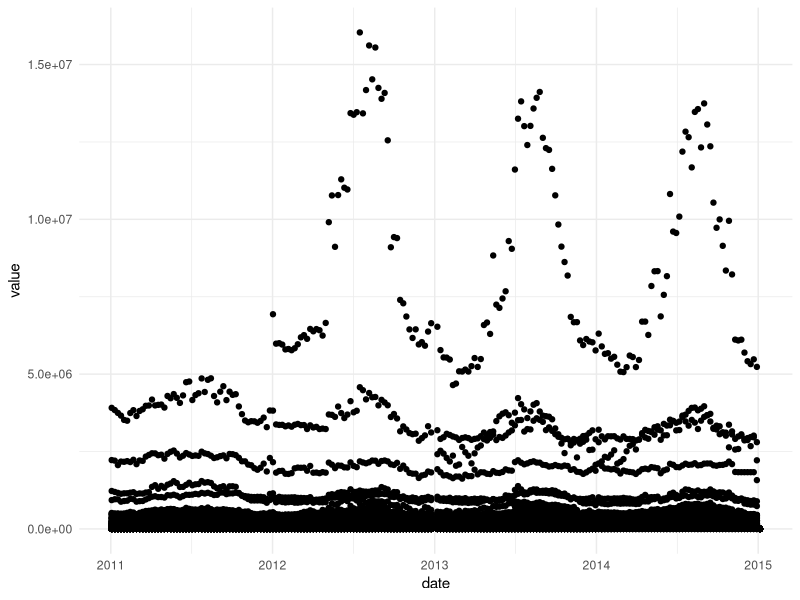
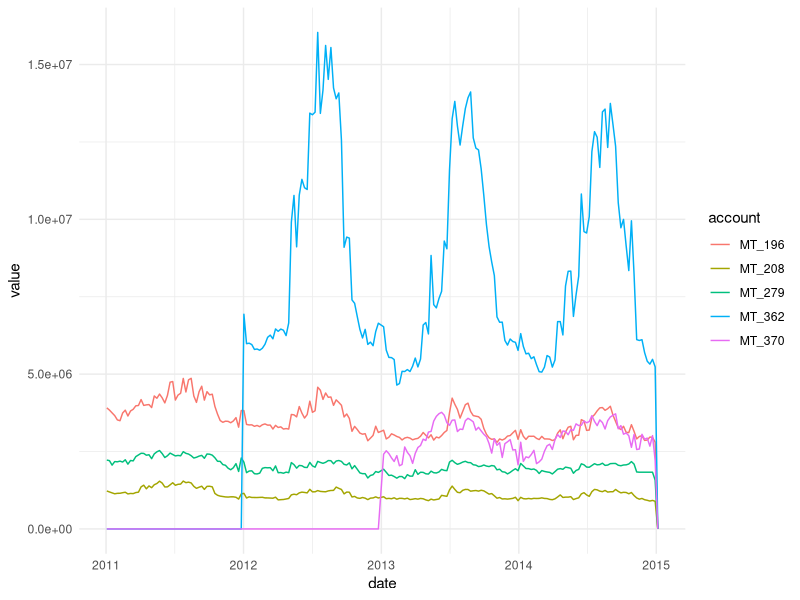

These figures' R source, in order:
## ---- chunk 1
knitr::opts_chunk$set(echo = TRUE, message = F, warning = F)
## ---- chunk 2
library(tidyverse)
library(lubridate)
## ---- chunk 3
data <- read_csv("../raw_data/weekly_usage.csv")
## ---- chunk 4
data <- data %>%
  mutate(
    date = lubridate::parse_date_time(paste(year, week, 1, sep="/"),'Y/W/w')
  ) %>%
  select(date, account, value, t)
## ---- chunk 5
data %>%
   ggplot(aes(x = date, y = value)) +
   geom_point() +
  theme_minimal()
## ---- chunk 6
top_5_accounts <- data %>%
  group_by(account) %>%
  summarize(
    total_val = sum(value)
  ) %>%
  arrange(desc(total_val)) %>%
  slice(1:5) %>%
  pull(account)

data %>%
  filter(
    account %in% top_5_accounts
  ) %>%
   ggplot(aes(x = date, y = value, color = account)) +
   geom_line() +
  theme_minimal()
